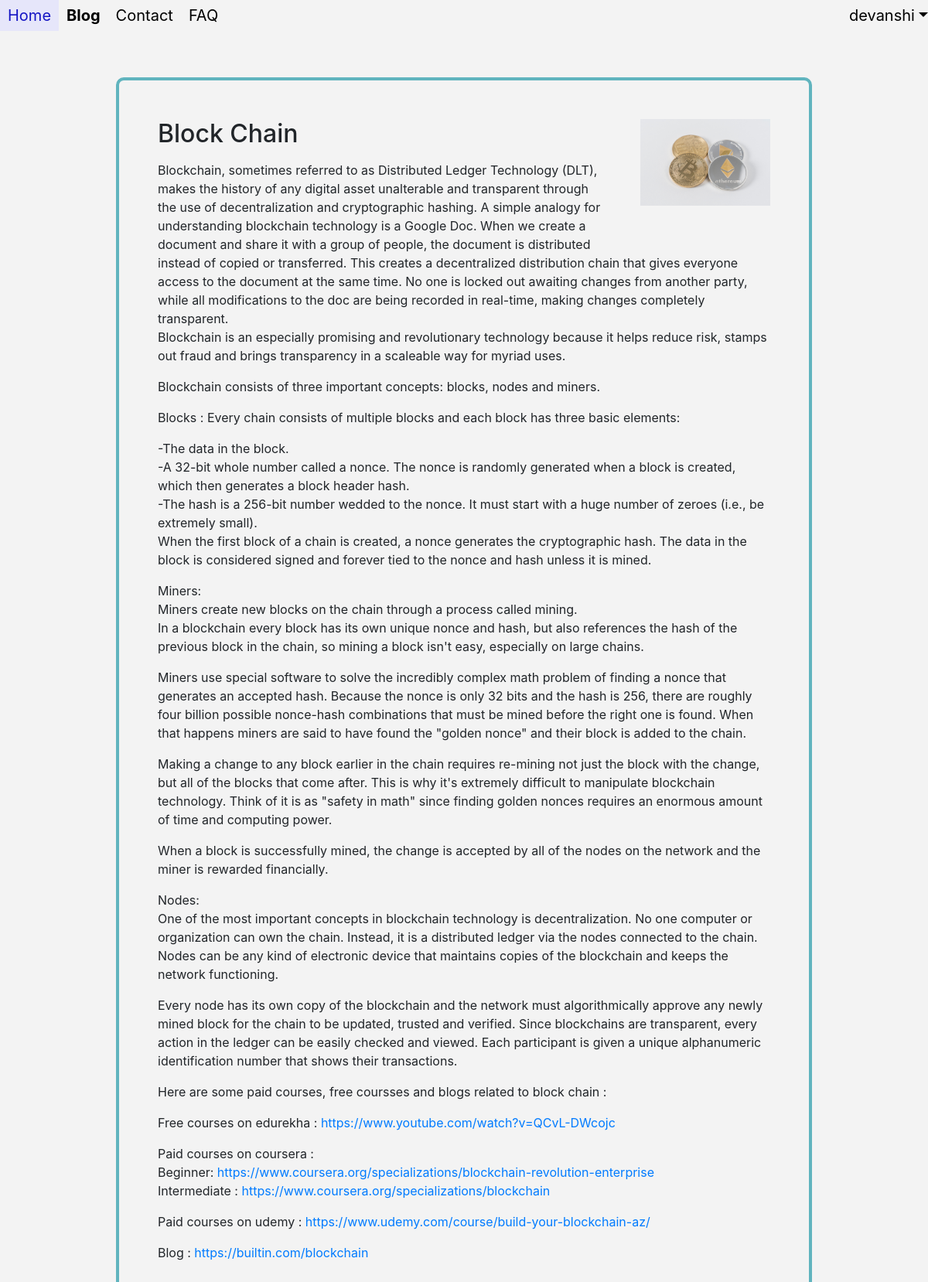
Page /blog/block_chain (signed in) on the committed database.
### app/models.py (models this page shows, shortened)
class Post(models.Model):
    sno = models.AutoField(primary_key=True)
    title = models.CharField(max_length=255)
    image = models.ImageField(upload_to='app/images')
    content = models.TextField()
    slug = models.CharField(max_length=130)

### app/views.py (the view)
# urls.py: path('blog/<str:slug>', views.blogpost_view, name='blogpost'),
def blogpost_view(request, slug):
    post = Post.objects.filter(slug=slug).first()
    context = {
        'post': post
    }
    return render(request, 'app/blogpost.html', context)

### app/templates/app/blogpost.html (shortened to what this page needs)
{% extends 'app/base.html' %} {% load static %}  {% block blogactive %}active{% endblock blogactive %}
{% block content %}
<body class="post">
<div id="blogpost">
  <div>
    <img src="{{post.image.url}}" align="right" />
  </div>
  <div id ="content">
    <h2>{{post.title}}</h2>
    <p>{{post.content|urlize|linebreaks}}</p>
  </div>
</div>
</body>
{% endblock content %}

### app/templates/app/base.html (shortened to what this page needs)
{% load static %}
<!DOCTYPE html>
<html lang="en">
  <head>
    <link
      href="{% static './css/style.css' %}"
      rel="stylesheet"
      type="text/css"
    />
    <link
      rel="stylesheet"
      href="https://stackpath.bootstrapcdn.com/bootstrap/4.3.1/css/bootstrap.min.css"
    />
    <header class="header">
      <div>
        <nav>
          <ul class="navigation">
            <li>
              <a
                class="{% block homeactive %}{% endblock homeactive %}"
                href="../home"
                >Home</a
              >
            </li>
            <li>
              <a
                class="{% block blogactive %}{% endblock blogactive %}"
                href="../blog"
                >Blog</a
              >
            </li>
            <li>
              <a
                class="{% block contactactive %}{% endblock contactactive %}"
                href="../contact"
                >Contact</a
              >
            </li>
            <li>
              <a
                class="{% block faqactive %}{% endblock faqactive %}"
                href="../faq"
                >FAQ</a
              >
            </li>
            {% if user.is_authenticated %}
            <ul class="navbar-nav">
              <li class="nav-item dropdown">
                <a
                  class="nav-link dropdown-toggle"
                  href="#"
                  role="button"
                  data-toggle="dropdown"
                  aria-haspopup="true"
                  aria-expanded="false"
                  style="float: right"
                >
                  {{request.user}}</a
                >
              </li>
            </ul>
            {% endif %}
          </ul>
        </nav>
      </div>
    </header>
  </head>
  <body>
    {% block content %}{% endblock content %}
  </body>
</html>

### staticfiles/css/style.css (style rules this page uses)
.navigation { position: fixed; top: 0; width: 100%; z-index: 300; }
body { padding-top: 50px; }
.header ul { list-style-type: none; margin: 0; padding: 0; background-color: rgb(243, 243, 243); font-size: 20px; }
.header ul li { float: left; }
.header ul li a { display: block; color: black; text-align: center; padding: 5px 10px; text-decoration: none; }
.active { font-weight: 650; }
body.post { background-color: rgb(243, 243, 243); }
body #blogpost { box-sizing: border-box; border: 4px solid hsl(186, 42%, 56%); border-radius: 10px; margin: 50px 150px; float: center; }
body #blogpost div img { padding: 50px; width: 30%; }
body #blogpost div#content { padding: 50px; }

### rows in the picture
Post: image (picture), title "Block Chain", content "Blockchain, sometimes referred to as Distributed Ledger Technology (DLT), makes the history of any digital asset unalterable and transparent through the use of decentralization and cryptographic hashing. A simple analogy for understanding blockchain technology is a Google Doc. When we create a document and share it with a group of people, the document is distributed instead of copied or transferred. This creates a decentralized distribution chain that gives everyone access to the document at the same time. No one is locked out awaiting changes from another party, while all modifications to the doc are being recorded in real-time, making changes completely transparent. Blockchain is an…"

### other values in the picture
{{ request.user }} "devanshi"
